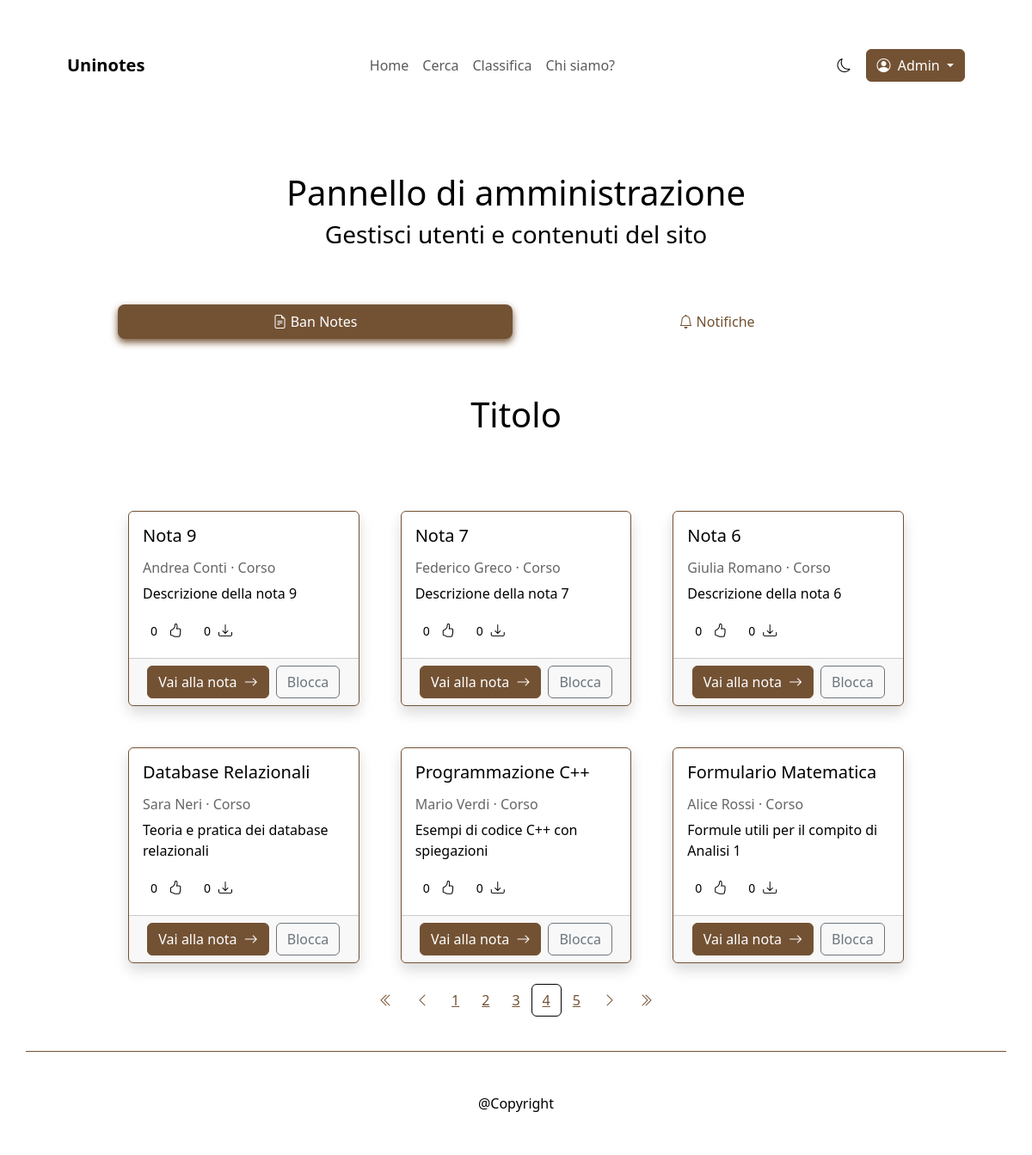
The page /admin?tab=ban&banPage=4 (signed in) on the database its author committed.
### tables this page shows
CREATE TABLE `NOTE` (
  `id` BIGINT UNSIGNED NOT NULL AUTO_INCREMENT PRIMARY KEY,
  `student_id` BIGINT UNSIGNED NOT NULL,
  `title` VARCHAR(255) NOT NULL,
  `description` VARCHAR(250) DEFAULT NULL,
  `note_type` VARCHAR(100) DEFAULT NULL,
  `format` VARCHAR(50) DEFAULT NULL,
  `university` VARCHAR(191) DEFAULT NULL,
  `visibility` ENUM('public','course','private') NOT NULL DEFAULT 'public',
  `created_at` DATETIME(6) NOT NULL DEFAULT CURRENT_TIMESTAMP(6),
  `updated_at` DATETIME(6) NULL DEFAULT NULL ON UPDATE CURRENT_TIMESTAMP(6),
  `deleted_at` DATETIME(6) DEFAULT NULL,
  INDEX (`student_id`),
  INDEX (`created_at`),
  CONSTRAINT `fk_note_student` FOREIGN KEY (`student_id`) REFERENCES `USER` (`id`) ON DELETE CASCADE ON UPDATE CASCADE
);

CREATE TABLE `USER` (
  `id` BIGINT UNSIGNED NOT NULL AUTO_INCREMENT PRIMARY KEY,
  `name` VARCHAR(191) NOT NULL,
  `email` VARCHAR(191) NOT NULL UNIQUE,
  `password_hash` VARCHAR(255) NOT NULL,
  `university` VARCHAR(191) DEFAULT NULL,
  `role` ENUM('student','admin') NOT NULL DEFAULT 'student',
  `created_at` DATETIME(6) NOT NULL DEFAULT CURRENT_TIMESTAMP(6)
);

### App/View/Components/Cards/noteCard.php (the view, shortened to what the rows shown need)
<?php
$card = $card ?? [];
$titolo = $card['title'] ?? 'Titolo';
$autore = $card['author'] ?? 'Autore';
$corso = $card['corso'] ?? 'Corso';
$desc = $card['desc'] ?? ($card['description'] ?? 'Descrizione non disponibile');
$chatEnabled = !empty($card['chatEnabled']);
$likes = $card['likes'] ?? 0;
$downloads = $card['downloads'] ?? 0;
$buttonsEnabled = $card['buttonsEnabled'] ?? [];
$buttons = $card['buttons'] ?? [];
?>
<div class="card shadow border-primary h-100">
    <div class="card-body">
        <div class="d-flex align-items-center justify-content-between">
            <h5 class="card-title"><?= htmlspecialchars($titolo) ?></h5>
        </div>
        <h6 class="card-subtitle my-2 text-muted">
            <?= htmlspecialchars($autore) ?> &middot; <?= htmlspecialchars($corso) ?>
        </h6>
        <p class="card-text"><?= htmlspecialchars($desc) ?></p>
        <div class="d-flex justify-content-start gap-3 mt-2" aria-label="Statistiche della nota">
            <div class="d-flex align-items-center">
                <span class="btn btn-sm" aria-label="<?= $likes ?> mi piace"><?= htmlspecialchars($likes) ?></span>
                <i class="bi bi-hand-thumbs-up fw-bold ms-1" aria-hidden="true"></i>
            </div>
            <div class="d-flex align-items-center">
                <span class="btn btn-sm"
                    aria-label="<?= $downloads ?> download"><?= htmlspecialchars($downloads) ?></span>
                <i class="bi bi-download" aria-hidden="true"></i>
            </div>
        </div>
    </div>
    <?php if (!empty($buttonsEnabled) && !empty($buttons)): ?>
        <footer class="card-footer d-flex justify-content-center gap-2">
            <?php foreach ($buttons as $index => $btn): ?>
                <?php if ($buttonsEnabled[$index] ?? false): ?>
                    <a href="<?= htmlspecialchars($btn['link'] ?? '#') ?>"
                        class="btn <?= htmlspecialchars($btn['class'] ?? 'btn-primary') ?>"
                        aria-label="<?= trim($btn['text'] ?? '') !== '' ? htmlspecialchars($btn['text']) : htmlspecialchars($btn['icon-class'] ?? 'Azione') ?>">
                        <?php if (trim($btn['text'] ?? '') !== ''): ?>
                            <?= htmlspecialchars($btn['text']) ?>
                        <?php endif ?>
                        <?php if (!empty($btn['icon'])): ?>
                            <i class="bi <?= htmlspecialchars($btn["icon-class"]) ?> fw-bold ms-1" aria-hidden="true"></i>
                        <?php endif ?>
                    </a>
                <?php endif; ?>
            <?php endforeach; ?>
        </footer>
    <?php endif; ?>
</div>

### App/View/Components/Layout/Tabs/tabsPanel.php (shortened to what the rows shown need)
<div class="tab-content mt-3">
    <?php foreach ($tabs as $key => $tab): ?>
        <?php if ($activeTab !== $key) continue; ?>
        <div class="tab-pane show active" role="tabpanel">
            <?= \App\View\View::getComponent('Base/sectionHeader', [
                'titolo' => $tab['label'],
                'p' => $tab['description'] ?? ''
            ]) ?>
            <?php if (!empty($tab['cards'])): ?>
                <?php
                    $cardGridQuery = is_array($queryParams) ? array_merge($queryParams, ['tab' => $key]) : ['tab' => $key];
                ?>
                <?= \App\View\View::getComponent('Layout/Grid/cardGrid', [
                    'cards' => $tab['cards'],
                    'component' => $tab['component'] ?? 'Cards/noteCard',
                    'currentPage' => $tab['pagination']['currentPage'] ?? null,
                    'totalPages' => $tab['pagination']['totalPages'] ?? null,
                    'baseUrl' => $baseUrl ?? '/user/dashboard',
                    'queryParams' => $cardGridQuery,
                    'pageParam' => $tab['pagination']['pageParam'] ?? 'page',
                ]) ?>
            <?php endif; ?>
        </div>
    <?php endforeach; ?>
</div>

### App/View/Components/Layout/Grid/cardGrid.php (shortened to what the rows shown need)
<?php
$cards = $cards ?? [];
$columnsTablet = $columnsTablet ?? 2;
$columnsDesktop = $columnsDesktop ?? 3;
$component = $component ?? "";
$currentPage = $currentPage ?? null;
$totalPages = $totalPages ?? null;
$baseUrl = $baseUrl ?? '/search';
$queryParams = $queryParams ?? [];
$pageParam = $pageParam ?? 'page';
$showPagination = $currentPage !== null && $totalPages !== null;
?>
<section class="container-fluid py-4">
    <div class="row g-3 g-md-5">
        <?php foreach ($cards as $card): ?>
            <div class="col-12 col-md-<?= 12 / $columnsTablet ?> col-lg-<?= 12 / $columnsDesktop ?>">
                <?= \App\View\View::getComponent( $component, ["card" => $card]) ?>
            </div>
        <?php endforeach; ?>
    </div>
    <?php if ($showPagination && $totalPages > 1): ?>
        <?php
        $buildUrl = function($page) use ($baseUrl, $queryParams, $pageParam): string {
            $params = array_merge($queryParams, [$pageParam => $page]);
            return $baseUrl . '?' . http_build_query($params);
        };
        ?>
        <nav aria-label="Paginazione" class="mt-4">
            <ul class="pagination justify-content-center">
                <li class="btn <?= $currentPage == 1 ? 'disabled' : '' ?>">
                    <a href="<?= $buildUrl(1) ?>">
                        <i class="bi bi-chevron-double-left"></i>
                    </a>
                </li>
                <li class="btn <?= $currentPage == 1 ? 'disabled' : '' ?>">
                    <a href="<?= $buildUrl($currentPage - 1) ?>">
                        <i class="bi bi-chevron-left"></i>
                    </a>
                </li>
                <?php
                $start = max(1, $currentPage - 2);
                $end = min($totalPages, $currentPage + 2);
                if ($start > 1): ?>
                    <li class="btn">
                        <a href="<?= $buildUrl(1) ?>">1</a>
                    </li>
                <?php endif; ?>
                <?php for ($i = $start; $i <= $end; $i++): ?>
                    <li class="btn <?= $i == $currentPage ? 'active' : '' ?>">
                        <a href="<?= $buildUrl($i) ?>"><?= $i ?></a>
                    </li>
                <?php endfor; ?>
                <li class="btn <?= $currentPage == $totalPages ? 'disabled' : '' ?>">
                    <a href="<?= $buildUrl($currentPage + 1) ?>">
                        <i class="bi bi-chevron-right"></i>
                    </a>
                </li>
                <li class="btn <?= $currentPage == $totalPages ? 'disabled' : '' ?>">
                    <a href="<?= $buildUrl($totalPages) ?>">
                        <i class="bi bi-chevron-double-right"></i>
                    </a>
                </li>
            </ul>
        </nav>
    <?php endif; ?>
</section>

### Core/Routing/Router.php (shortened to what the rows shown need)
<?php
class Router
{
    private array $routes = [];
    public function add(string $method, string $url, $handler) : void{
        $this->routes[] = compact('method', 'url', 'handler');
    }
    public function resolve() : mixed{
        $method = $_SERVER['REQUEST_METHOD'];
        $path = parse_url($_SERVER['REQUEST_URI'], PHP_URL_PATH);
        foreach ($this->routes as $route) {
            [$routeMethod, $url, $handler] = [$route['method'], $route['url'], $route['handler']];
            if ($routeMethod !== $method) continue;
            $pattern = preg_replace('#\{[^\}]+\}#', '([^/]+)', $url);
            $regex = "#^" . $pattern . "$#";
            if (preg_match($regex, $path, $matches)) {
                array_shift($matches);
                if (is_string($handler) && str_contains($handler, '@')) {
                    [$controller, $method] = explode('@', $handler);
                    $obj = new $controllerClass;
                    return call_user_func_array([$obj, $method], $matches);
                }
                throw new Exception("Handler non valido");
            }
        }
        return false;
    }
}

### rows shown on the page
note: title "Nota 9", student.name "Andrea Conti", description "Descrizione della nota 9", text "Vai alla nota", text "Blocca"
note: title "Nota 7", student.name "Federico Greco", description "Descrizione della nota 7", text "Vai alla nota", text "Blocca"
note: title "Nota 6", student.name "Giulia Romano", description "Descrizione della nota 6", text "Vai alla nota", text "Blocca"
note: title "Database Relazionali", student.name "Sara Neri", description "Teoria e pratica dei database relazionali", text "Vai alla nota", text "Blocca"
note: title "Programmazione C++", student.name "Mario Verdi", description "Esempi di codice C++ con spiegazioni", text "Vai alla nota", text "Blocca"
note: title "Formulario Matematica", student.name "Alice Rossi", description "Formule utili per il compito di Analisi 1", text "Vai alla nota", text "Blocca"

### other values the page prints
$title "Pannello di amministrazione"
$tab['label'] "Ban Notes"
$tab['label'] "Notifiche"
$title "Titolo"
